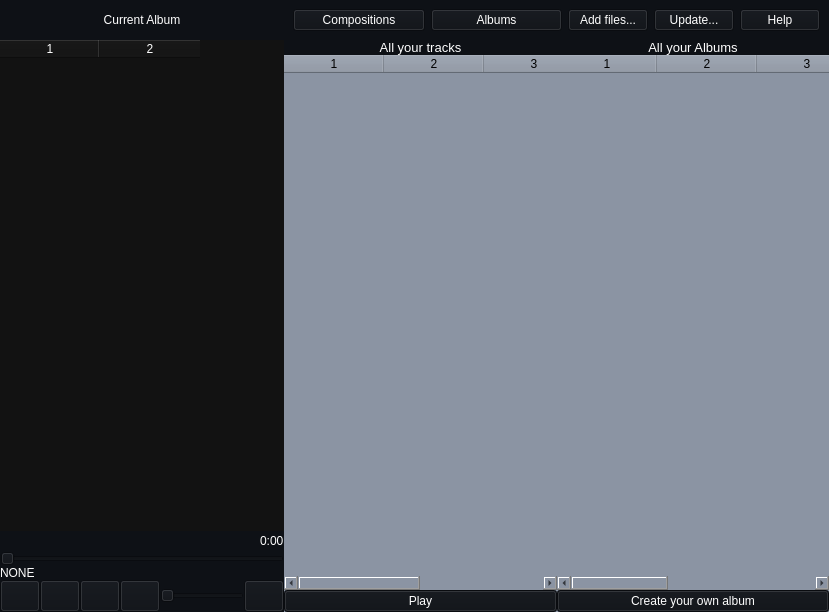
<?xml version="1.0" encoding="UTF-8"?>
<ui version="4.0">
 <class>MainWindow</class>
 <widget class="QMainWindow" name="MainWindow">
  <property name="geometry">
   <rect>
    <x>0</x>
    <y>0</y>
    <width>829</width>
    <height>612</height>
   </rect>
  </property>
  <property name="windowTitle">
   <string>TrackPlayer V1.03</string>
  </property>
  <property name="styleSheet">
   <string notr="true">background-color: #8B94A3</string>
  </property>
  <widget class="QWidget" name="centralwidget">
   <layout class="QGridLayout" name="gridLayout">
    <property name="leftMargin">
     <number>0</number>
    </property>
    <property name="topMargin">
     <number>0</number>
    </property>
    <property name="rightMargin">
     <number>0</number>
    </property>
    <property name="bottomMargin">
     <number>0</number>
    </property>
    <property name="spacing">
     <number>0</number>
    </property>
    <item row="2" column="1">
     <widget class="QWidget" name="widget_2" native="true">
      <property name="styleSheet">
       <string notr="true">background-color: #0E1116;</string>
      </property>
      <layout class="QGridLayout" name="gridLayout_5">
       <property name="leftMargin">
        <number>0</number>
       </property>
       <property name="topMargin">
        <number>0</number>
       </property>
       <property name="rightMargin">
        <number>0</number>
       </property>
       <property name="bottomMargin">
        <number>0</number>
       </property>
       <property name="spacing">
        <number>0</number>
       </property>
       <item row="0" column="0">
        <layout class="QVBoxLayout" name="verticalLayout_2">
         <property name="spacing">
          <number>0</number>
         </property>
         <item>
          <layout class="QHBoxLayout" name="horizontalLayout">
           <item>
            <spacer name="horizontalSpacer">
             <property name="orientation">
              <enum>Qt::Horizontal</enum>
             </property>
             <property name="sizeHint" stdset="0">
              <size>
               <width>40</width>
               <height>20</height>
              </size>
             </property>
            </spacer>
           </item>
           <item>
            <widget class="QLabel" name="label_FileLen">
             <property name="styleSheet">
              <string notr="true">background-color: #0E1116;
color: white</string>
             </property>
             <property name="text">
              <string>0:00</string>
             </property>
            </widget>
           </item>
          </layout>
         </item>
         <item>
          <widget class="QSlider" name="horizontalSlider_TimeBar">
           <property name="styleSheet">
            <string notr="true">background-color: #0E1116;</string>
           </property>
           <property name="maximum">
            <number>100</number>
           </property>
           <property name="value">
            <number>0</number>
           </property>
           <property name="orientation">
            <enum>Qt::Horizontal</enum>
           </property>
          </widget>
         </item>
         <item>
          <widget class="QLabel" name="Current_file">
           <property name="styleSheet">
            <string notr="true">background-color: #0E1116;
color: white</string>
           </property>
           <property name="text">
            <string>NONE</string>
           </property>
          </widget>
         </item>
         <item>
          <layout class="QHBoxLayout" name="horizontalLayout_4">
           <item>
            <widget class="QPushButton" name="pushButton_Previous">
             <property name="minimumSize">
              <size>
               <width>32</width>
               <height>32</height>
              </size>
             </property>
             <property name="styleSheet">
              <string notr="true">border-Image: url(:/Previous/Previous.png);
background-color: #0E1116;
color: white</string>
             </property>
             <property name="text">
              <string/>
             </property>
            </widget>
           </item>
           <item>
            <widget class="QPushButton" name="pushButton_PauseContinue">
             <property name="minimumSize">
              <size>
               <width>32</width>
               <height>32</height>
              </size>
             </property>
             <property name="styleSheet">
              <string notr="true">border-Image: url(:/Continue/Continue.png);
background-color: #0E1116;
color: white</string>
             </property>
             <property name="text">
              <string/>
             </property>
            </widget>
           </item>
           <item>
            <widget class="QPushButton" name="pushButton_Next">
             <property name="minimumSize">
              <size>
               <width>32</width>
               <height>32</height>
              </size>
             </property>
             <property name="styleSheet">
              <string notr="true">border-Image: url(:/Next/Next.png);
background-color: #0E1116;
color: white</string>
             </property>
             <property name="text">
              <string/>
             </property>
            </widget>
           </item>
           <item>
            <widget class="QPushButton" name="pushButton_Mixing">
             <property name="minimumSize">
              <size>
               <width>32</width>
               <height>32</height>
              </size>
             </property>
             <property name="styleSheet">
              <string notr="true">border-image: url(:/Mixing/Mixing.png);
background-color: #0E1116;
color: white</string>
             </property>
             <property name="text">
              <string/>
             </property>
            </widget>
           </item>
           <item>
            <widget class="QSlider" name="horizontalSlider_Volume">
             <property name="minimumSize">
              <size>
               <width>50</width>
               <height>0</height>
              </size>
             </property>
             <property name="styleSheet">
              <string notr="true">background-color: #0E1116;
color: white</string>
             </property>
             <property name="maximum">
              <number>100</number>
             </property>
             <property name="orientation">
              <enum>Qt::Horizontal</enum>
             </property>
            </widget>
           </item>
           <item>
            <widget class="QPushButton" name="pushButton_Repeat">
             <property name="minimumSize">
              <size>
               <width>32</width>
               <height>32</height>
              </size>
             </property>
             <property name="styleSheet">
              <string notr="true">border-image: url(:/RepeatOff/RepeatOff.png);
background-color: #0E1116;
color: white</string>
             </property>
             <property name="text">
              <string/>
             </property>
            </widget>
           </item>
          </layout>
         </item>
        </layout>
       </item>
      </layout>
     </widget>
    </item>
    <item row="0" column="1">
     <widget class="QLabel" name="Label_CurrentAlbum">
      <property name="sizePolicy">
       <sizepolicy hsizetype="Preferred" vsizetype="Preferred">
        <horstretch>0</horstretch>
        <verstretch>0</verstretch>
       </sizepolicy>
      </property>
      <property name="styleSheet">
       <string notr="true">background-color: #0E1116;
color: white</string>
      </property>
      <property name="text">
       <string>&lt;html&gt;&lt;head/&gt;&lt;body&gt;&lt;p align=&quot;center&quot;&gt;Current Album&lt;/p&gt;&lt;/body&gt;&lt;/html&gt;</string>
      </property>
      <property name="textFormat">
       <enum>Qt::AutoText</enum>
      </property>
     </widget>
    </item>
    <item row="0" column="2">
     <widget class="QWidget" name="widget" native="true">
      <property name="styleSheet">
       <string notr="true">background-color: #0E1116</string>
      </property>
      <layout class="QHBoxLayout" name="horizontalLayout_2">
       <item>
        <widget class="QPushButton" name="pushButton_Compositions">
         <property name="sizePolicy">
          <sizepolicy hsizetype="Expanding" vsizetype="Fixed">
           <horstretch>20</horstretch>
           <verstretch>0</verstretch>
          </sizepolicy>
         </property>
         <property name="styleSheet">
          <string notr="true">background-color: #0E1116;
color: white</string>
         </property>
         <property name="text">
          <string>Compositions</string>
         </property>
        </widget>
       </item>
       <item>
        <widget class="QPushButton" name="pushButton_Albums">
         <property name="sizePolicy">
          <sizepolicy hsizetype="Expanding" vsizetype="Fixed">
           <horstretch>20</horstretch>
           <verstretch>0</verstretch>
          </sizepolicy>
         </property>
         <property name="styleSheet">
          <string notr="true">background-color: #0E1116;
color: white</string>
         </property>
         <property name="text">
          <string>Albums</string>
         </property>
        </widget>
       </item>
       <item>
        <widget class="QPushButton" name="pushButton_AddFiles">
         <property name="styleSheet">
          <string notr="true">background-color: #0E1116;
color: white</string>
         </property>
         <property name="text">
          <string>Add files...</string>
         </property>
        </widget>
       </item>
       <item>
        <widget class="QPushButton" name="pushButton_Update">
         <property name="styleSheet">
          <string notr="true">background-color: #0E1116;
color: white</string>
         </property>
         <property name="text">
          <string>Update...</string>
         </property>
        </widget>
       </item>
       <item>
        <widget class="QPushButton" name="pushButton_Help">
         <property name="styleSheet">
          <string notr="true">background-color: #0E1116;
color: white</string>
         </property>
         <property name="text">
          <string>Help</string>
         </property>
        </widget>
       </item>
      </layout>
     </widget>
    </item>
    <item row="1" column="0" colspan="2">
     <widget class="QTableWidget" name="TableCurrentAlbumWidget">
      <property name="sizePolicy">
       <sizepolicy hsizetype="Expanding" vsizetype="Expanding">
        <horstretch>0</horstretch>
        <verstretch>0</verstretch>
       </sizepolicy>
      </property>
      <property name="styleSheet">
       <string notr="true">background-color: #121212;
selection-background-color: transparent;
gridline-color: white;
color: white;
border-style: none;</string>
      </property>
      <property name="lineWidth">
       <number>1</number>
      </property>
      <property name="rowCount">
       <number>0</number>
      </property>
      <property name="columnCount">
       <number>2</number>
      </property>
      <column/>
      <column/>
     </widget>
    </item>
    <item row="1" column="2" rowspan="2">
     <widget class="QWidget" name="WidgetForAll" native="true">
      <property name="sizePolicy">
       <sizepolicy hsizetype="Expanding" vsizetype="Expanding">
        <horstretch>20</horstretch>
        <verstretch>0</verstretch>
       </sizepolicy>
      </property>
      <layout class="QGridLayout" name="gridLayout_2">
       <property name="leftMargin">
        <number>0</number>
       </property>
       <property name="topMargin">
        <number>0</number>
       </property>
       <property name="rightMargin">
        <number>0</number>
       </property>
       <property name="bottomMargin">
        <number>0</number>
       </property>
       <property name="spacing">
        <number>0</number>
       </property>
       <item row="0" column="0">
        <layout class="QHBoxLayout" name="horizontalLayout_5">
         <property name="spacing">
          <number>0</number>
         </property>
         <item>
          <widget class="QWidget" name="AllTracksWidget" native="true">
           <property name="enabled">
            <bool>true</bool>
           </property>
           <property name="sizePolicy">
            <sizepolicy hsizetype="Expanding" vsizetype="Expanding">
             <horstretch>40</horstretch>
             <verstretch>0</verstretch>
            </sizepolicy>
           </property>
           <property name="maximumSize">
            <size>
             <width>16777215</width>
             <height>16777215</height>
            </size>
           </property>
           <layout class="QGridLayout" name="gridLayout_7">
            <property name="leftMargin">
             <number>0</number>
            </property>
            <property name="topMargin">
             <number>0</number>
            </property>
            <property name="rightMargin">
             <number>0</number>
            </property>
            <property name="bottomMargin">
             <number>0</number>
            </property>
            <property name="spacing">
             <number>0</number>
            </property>
            <item row="2" column="0">
             <widget class="QPushButton" name="pushButton_PlayAll">
              <property name="styleSheet">
               <string notr="true">background-color: #0E1116;
color: white
</string>
              </property>
              <property name="text">
               <string>Play</string>
              </property>
             </widget>
            </item>
            <item row="1" column="0">
             <widget class="QTableWidget" name="TableWidgetForAll">
              <property name="sizePolicy">
               <sizepolicy hsizetype="Expanding" vsizetype="Expanding">
                <horstretch>20</horstretch>
                <verstretch>0</verstretch>
               </sizepolicy>
              </property>
              <property name="maximumSize">
               <size>
                <width>16777215</width>
                <height>16777215</height>
               </size>
              </property>
              <property name="styleSheet">
               <string notr="true">border-style: none;
selection-background-color: transparent;
background-color: #8B94A3</string>
              </property>
              <property name="rowCount">
               <number>0</number>
              </property>
              <property name="columnCount">
               <number>4</number>
              </property>
              <column/>
              <column/>
              <column/>
              <column/>
             </widget>
            </item>
            <item row="0" column="0">
             <widget class="QLabel" name="label_AllYourTracks">
              <property name="styleSheet">
               <string notr="true">background-color: #0E1116;
color: white
</string>
              </property>
              <property name="text">
               <string>&lt;html&gt;&lt;head/&gt;&lt;body&gt;&lt;p align=&quot;center&quot;&gt;&lt;span style=&quot; font-size:10pt;&quot;&gt;All your tracks&lt;/span&gt;&lt;/p&gt;&lt;/body&gt;&lt;/html&gt;</string>
              </property>
             </widget>
            </item>
           </layout>
          </widget>
         </item>
         <item>
          <widget class="QWidget" name="AlbumWidget" native="true">
           <property name="sizePolicy">
            <sizepolicy hsizetype="Expanding" vsizetype="Expanding">
             <horstretch>40</horstretch>
             <verstretch>0</verstretch>
            </sizepolicy>
           </property>
           <property name="maximumSize">
            <size>
             <width>16777215</width>
             <height>16777215</height>
            </size>
           </property>
           <layout class="QGridLayout" name="gridLayout_13">
            <property name="leftMargin">
             <number>0</number>
            </property>
            <property name="topMargin">
             <number>0</number>
            </property>
            <property name="rightMargin">
             <number>0</number>
            </property>
            <property name="bottomMargin">
             <number>0</number>
            </property>
            <property name="spacing">
             <number>0</number>
            </property>
            <item row="2" column="0">
             <widget class="QPushButton" name="pushButton_CreatingAlbum">
              <property name="styleSheet">
               <string notr="true">background-color: #0E1116;
color: white</string>
              </property>
              <property name="text">
               <string>Create your own album</string>
              </property>
             </widget>
            </item>
            <item row="1" column="0">
             <widget class="QTableWidget" name="TableAlbumWidget">
              <property name="sizePolicy">
               <sizepolicy hsizetype="Expanding" vsizetype="Expanding">
                <horstretch>20</horstretch>
                <verstretch>0</verstretch>
               </sizepolicy>
              </property>
              <property name="styleSheet">
               <string notr="true">border-style: none;
selection-background-color: transparent;
background-color: #8B94A3</string>
              </property>
              <property name="rowCount">
               <number>0</number>
              </property>
              <property name="columnCount">
               <number>5</number>
              </property>
              <column/>
              <column/>
              <column/>
              <column/>
              <column/>
             </widget>
            </item>
            <item row="0" column="0">
             <widget class="QLabel" name="label_AllYourAlbums">
              <property name="styleSheet">
               <string notr="true">background-color: #0E1116;
color: white
</string>
              </property>
              <property name="text">
               <string>&lt;html&gt;&lt;head/&gt;&lt;body&gt;&lt;p align=&quot;center&quot;&gt;&lt;span style=&quot; font-size:10pt;&quot;&gt;All your Albums&lt;/span&gt;&lt;/p&gt;&lt;/body&gt;&lt;/html&gt;</string>
              </property>
             </widget>
            </item>
           </layout>
          </widget>
         </item>
        </layout>
       </item>
      </layout>
     </widget>
    </item>
   </layout>
  </widget>
 </widget>
 <resources>
  <include location="Icons.qrc"/>
 </resources>
 <connections/>
</ui>
